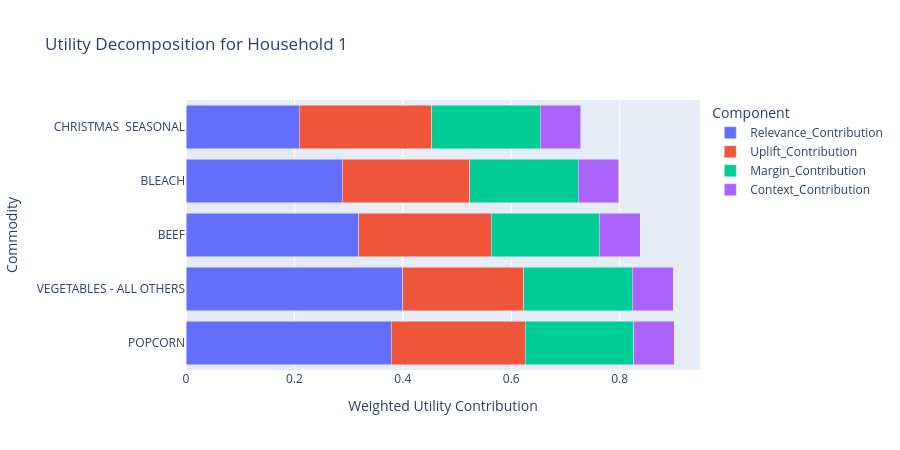

Notebook code for this chart:
### Code cell
decomp_long = example_top5.melt(
    id_vars=['COMMODITY_DESC', 'Utility'],
    value_vars=[
        'Relevance_Contribution',
        'Uplift_Contribution',
        'Margin_Contribution',
        'Context_Contribution',
    ],
    var_name='Component',
    value_name='Contribution',
)

fig_decomp = px.bar(
    decomp_long,
    x='Contribution',
    y='COMMODITY_DESC',
    color='Component',
    orientation='h',
    barmode='stack',
    title=f'Utility Decomposition for Household {example_household}',
    category_orders={'COMMODITY_DESC': example_top5.sort_values('Utility')['COMMODITY_DESC'].tolist()},
)
fig_decomp.update_layout(height=450, xaxis_title='Weighted Utility Contribution', yaxis_title='Commodity')
fig_decomp.show()

### Figure 1 — Plotly figure (JSON) as saved in the notebook; plotly's stock layout.template omitted (floating-point values rounded to 4 significant figures)
{"data": [{"hovertemplate": "Component=Relevance_Contribution<br>Contribution=%{x}<br>COMMODITY_DESC=%{y}<extra></extra>", "legendgroup": "Relevance_Contribution", "marker": {"color": "#636efa", "pattern": {"shape": ""}}, "name": "Relevance_Contribution", "orientation": "h", "showlegend": true, "textposition": "auto", "type": "bar", "x": [0.3788, 0.4, 0.3186, 0.2885, 0.2094], "xaxis": "x", "y": ["POPCORN", "VEGETABLES - ALL OTHERS", "BEEF", "BLEACH", "CHRISTMAS  SEASONAL"], "yaxis": "y"}, {"hovertemplate": "Component=Uplift_Contribution<br>Contribution=%{x}<br>COMMODITY_DESC=%{y}<extra></extra>", "legendgroup": "Uplift_Contribution", "marker": {"color": "#EF553B", "pattern": {"shape": ""}}, "name": "Uplift_Contribution", "orientation": "h", "showlegend": true, "textposition": "auto", "type": "bar", "x": [0.2471, 0.2235, 0.2441, 0.2353, 0.2441], "xaxis": "x", "y": ["POPCORN", "VEGETABLES - ALL OTHERS", "BEEF", "BLEACH", "CHRISTMAS  SEASONAL"], "yaxis": "y"}, {"hovertemplate": "Component=Margin_Contribution<br>Contribution=%{x}<br>COMMODITY_DESC=%{y}<extra></extra>", "legendgroup": "Margin_Contribution", "marker": {"color": "#00cc96", "pattern": {"shape": ""}}, "name": "Margin_Contribution", "orientation": "h", "showlegend": true, "textposition": "auto", "type": "bar", "x": [0.2, 0.2, 0.2, 0.2, 0.2], "xaxis": "x", "y": ["POPCORN", "VEGETABLES - ALL OTHERS", "BEEF", "BLEACH", "CHRISTMAS  SEASONAL"], "yaxis": "y"}, {"hovertemplate": "Component=Context_Contribution<br>Contribution=%{x}<br>COMMODITY_DESC=%{y}<extra></extra>", "legendgroup": "Context_Contribution", "marker": {"color": "#ab63fa", "pattern": {"shape": ""}}, "name": "Context_Contribution", "orientation": "h", "showlegend": true, "textposition": "auto", "type": "bar", "x": [0.075, 0.075, 0.075, 0.075, 0.075], "xaxis": "x", "y": ["POPCORN", "VEGETABLES - ALL OTHERS", "BEEF", "BLEACH", "CHRISTMAS  SEASONAL"], "yaxis": "y"}], "layout": {"barmode": "stack", "height": 450, "legend": {"title": {"text": "Component"}, "tracegroupgap": 0}, "title": {"text": "Utility Decomposition for Household 1"}, "xaxis": {"anchor": "y", "domain": [0, 1], "title": {"text": "Weighted Utility Contribution"}}, "yaxis": {"anchor": "x", "categoryarray": ["POPCORN", "VEGETABLES - ALL OTHERS", "BEEF", "BLEACH", "CHRISTMAS  SEASONAL"], "categoryorder": "array", "domain": [0, 1], "title": {"text": "Commodity"}}}}
